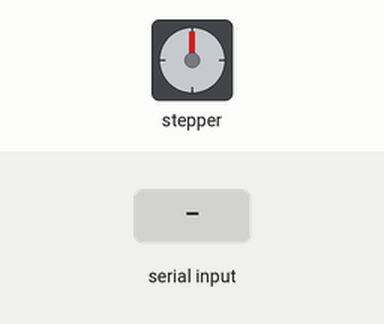
Simulated run of this sketch. Board: Arduino Uno, built with avr-gcc and run on an emulated ATmega328P. Shown: stepper motor. Wiring (inferred from the names in the program): stepper motor driver (200 steps per turn assumed): step pin 3; direction pin 4. The inputs (shaded band) are chosen by the test bench.

Above: at 1.2 s.
1.3 s: "S90\n" received over Serial
At 2.71 s:
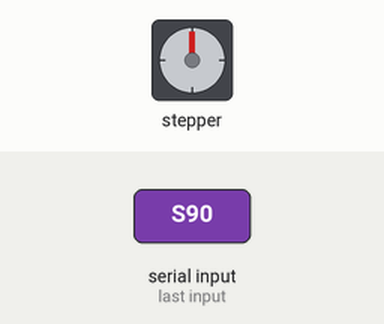
At 19.15 s:
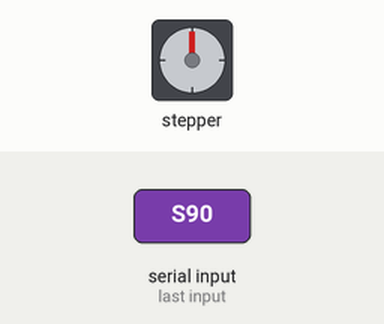
Timing chart, 0 to 19.3 s (numbered marks = the images above; inputs shaded):
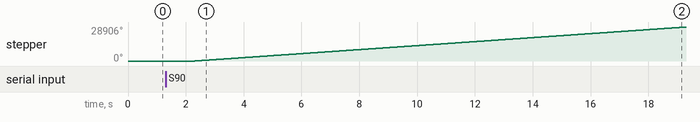

Measured:
- after the input at 1.3 s, stepper: keeps turning clockwise at about 1701°/s, starting after 1.0 s

The sketch:

testCase_1.ino
```cpp
String data;
char d1;
String x;
int mm;

/*     Simple Stepper Motor Control Exaple Code
 *
 *  by Dejan Nedelkovski, www.HowToMechatronics.com
 *
 */

// defines pins numbers
const int stepPin = 3;
const int dirPin = 4;

void setup() {
  Serial.begin(9600);

  // Sets the two pins as Outputs
  pinMode(stepPin, OUTPUT);
  pinMode(dirPin, OUTPUT);
}
void loop() {
  if (Serial.available()) {
    data = Serial.readString();
    d1 = data.charAt(0);

    switch(d1) {  //Select the action based on the first character

    //Spin motor forwards
    case 'A':
    motorForwards(1, dirPin, stepPin);
    break;

    //Spin motor backwards
    case 'a':
    motorBackwards(1, dirPin, stepPin);
    break;

    //Enter the mm
    case 'S':
    x = data.substring(1);
    mm = x.toInt();
    motorForwards (mm, dirPin, stepPin);
    break;


    }
  }
}

void motorForwards (int distanceMil, int directionPin, int stepPin){
  digitalWrite(directionPin, HIGH);
  for (distanceMil; distanceMil > 0; distanceMil--){
    for (int x = 0; x < 200; x++)
    {
      digitalWrite(stepPin,HIGH);
      delayMicroseconds(500);
      digitalWrite(stepPin,LOW);
      delayMicroseconds(500);
    }
    delay(10);

  }
}

void motorBackwards (int distanceMil, int directionPin, int stepPin){
  digitalWrite(directionPin, LOW);
  for (distanceMil; distanceMil > 0; distanceMil--){
    for (int x = 0; x < 200; x++)
    {
      digitalWrite(stepPin,HIGH);
      delayMicroseconds(500);
      digitalWrite(stepPin,LOW);
      delayMicroseconds(500);
    }
    delay(10);

  }
}
```
